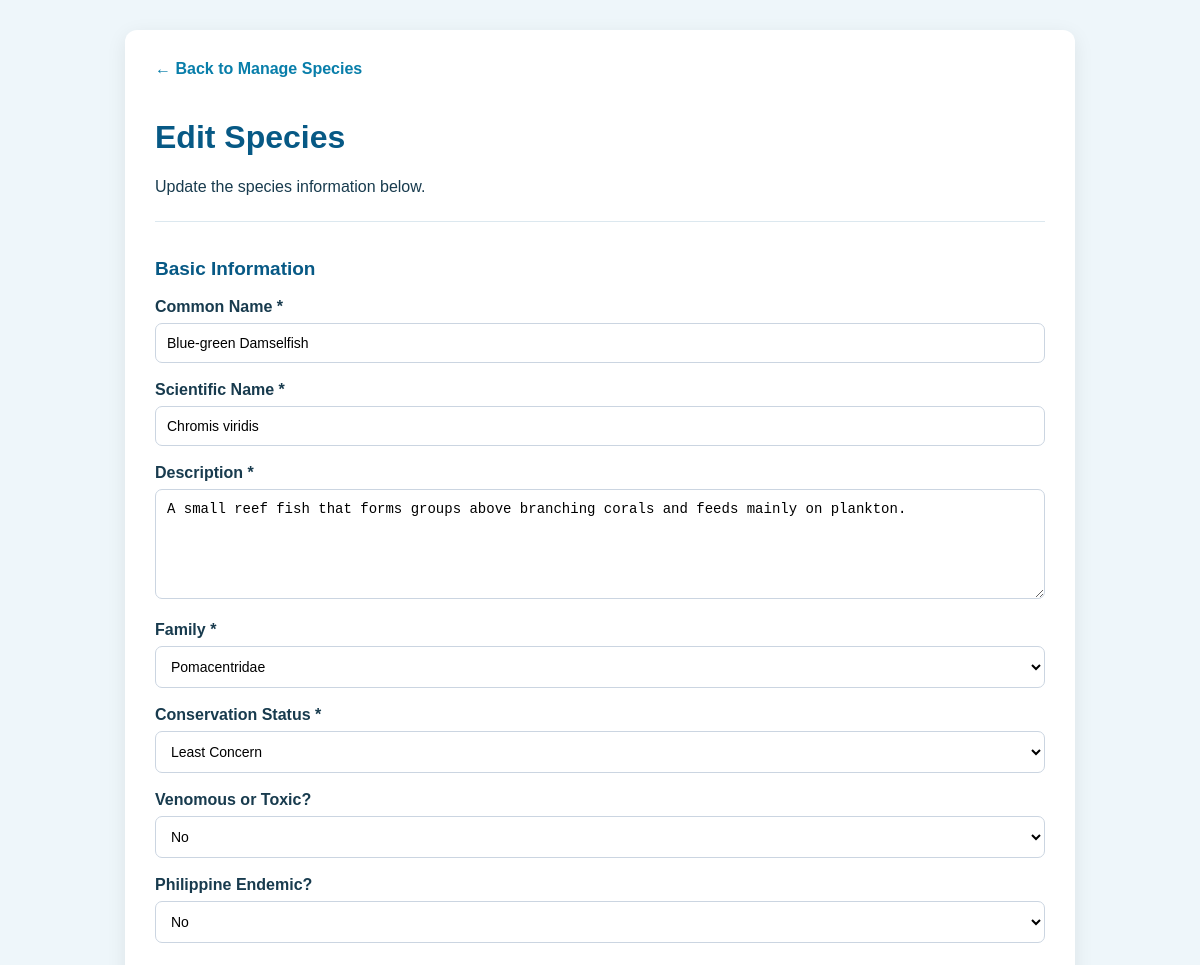
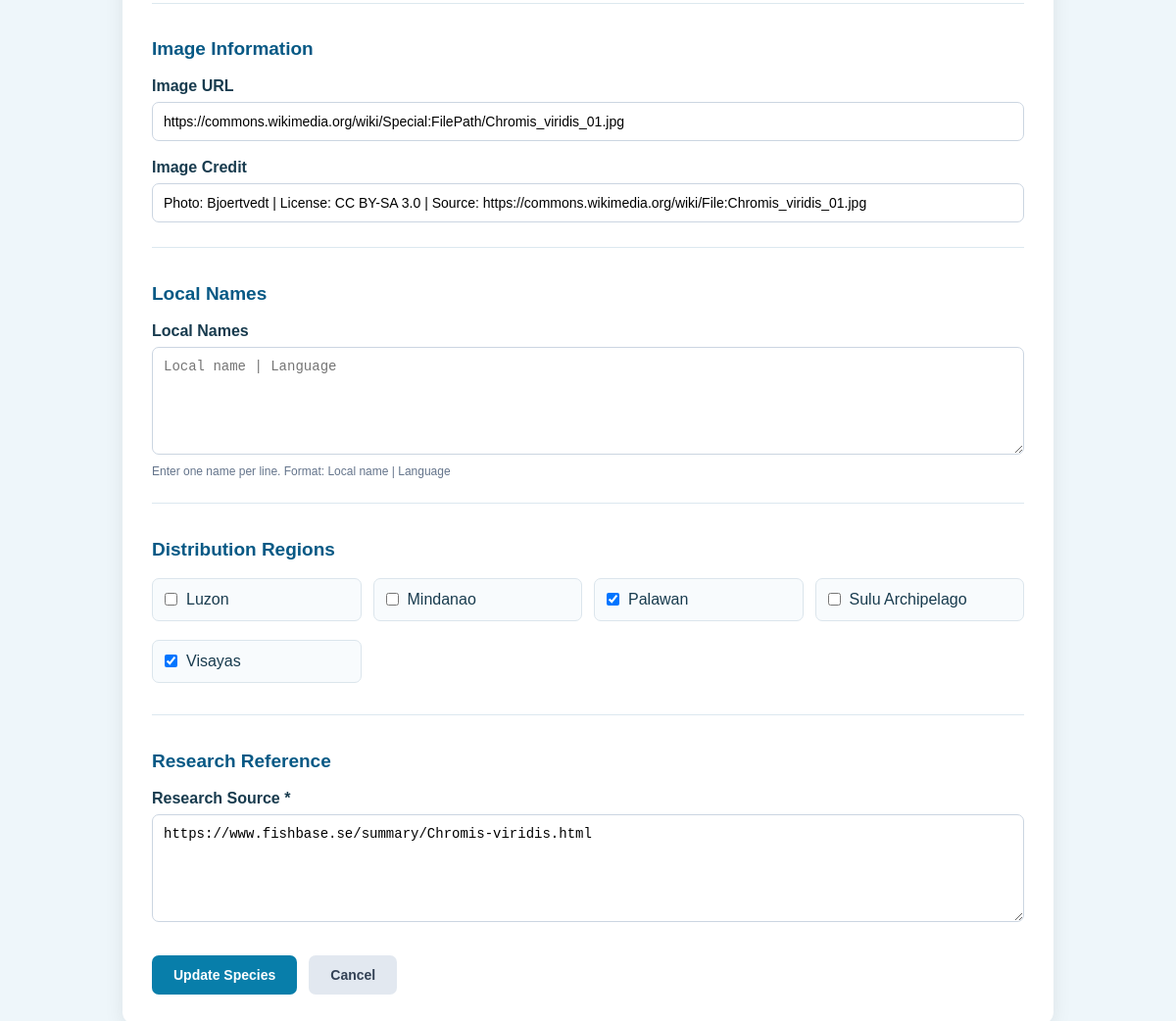
The page /admin/edit-species.php?id=5 (signed in) on the database its author committed (2 pictures, top to bottom).
### tables this page shows
CREATE TABLE `species` (
  `id` int(11) NOT NULL,
  `scientific_name` varchar(200) NOT NULL,
  `common_name` varchar(200) NOT NULL,
  `description` text NOT NULL,
  `venomous_or_toxic` enum('Yes','No') NOT NULL DEFAULT 'No',
  `is_endemic` enum('Yes','No') NOT NULL DEFAULT 'No',
  `family_id` int(11) NOT NULL,
  `status_id` int(11) NOT NULL,
  `image_url` text DEFAULT NULL,
  `image_credit` varchar(500) DEFAULT NULL,
  `source` text NOT NULL
);

CREATE TABLE `family` (
  `id` int(11) NOT NULL,
  `family_name` varchar(150) NOT NULL
);

CREATE TABLE `conservation_status` (
  `id` int(11) NOT NULL,
  `status_name` varchar(100) NOT NULL
);

CREATE TABLE `region` (
  `id` int(11) NOT NULL,
  `region_name` varchar(150) NOT NULL
);

### admin/edit-species.php (the view, shortened to what this page needs)
<?php
require_once __DIR__ . '/../config/database.php';
function escape(mixed $value): string {
    return htmlspecialchars((string)($value ?? ''), ENT_QUOTES, 'UTF-8');
}
$id = filter_input(INPUT_GET, 'id', FILTER_VALIDATE_INT);
$stmt = $pdo->prepare("
    SELECT *
    FROM species
    WHERE id = ?
");
$stmt->execute([$id]);
$species = $stmt->fetch();
$families = $pdo->query("
    SELECT * FROM family ORDER BY family_name
")->fetchAll();
$statuses = $pdo->query("
    SELECT * FROM conservation_status ORDER BY status_name
")->fetchAll();
$regions = $pdo->query("
    SELECT * FROM region ORDER BY region_name
")->fetchAll();
$regionStmt = $pdo->prepare("
    SELECT region_id
    FROM species_region
    WHERE species_id = ?
");
$regionStmt->execute([$id]);
$selectedRegions = array_map(
    'intval',
    array_column($regionStmt->fetchAll(), 'region_id')
);
$errors = [];
if ($_SERVER["REQUEST_METHOD"] === "POST") {
    $common_name = trim($_POST["common_name"] ?? "");
    $scientific_name = trim($_POST["scientific_name"] ?? "");
    $description = trim($_POST["description"] ?? "");
    $family_id = filter_var($_POST["family_id"] ?? "", FILTER_VALIDATE_INT);
    $status_id = filter_var($_POST["status_id"] ?? "", FILTER_VALIDATE_INT);
    $venomous = $_POST["venomous_or_toxic"] ?? "No";
    $endemic = $_POST["is_endemic"] ?? "No";
    $image_url = trim($_POST["image_url"] ?? "");
    $image_credit = trim($_POST["image_credit"] ?? "");
    $source = trim($_POST["source"] ?? "");
    $local_names_text = trim($_POST["local_names"] ?? "");
    $postedRegions = $_POST["regions"] ?? [];
    if ($common_name === "") {
        $errors[] = "Common name is required.";
    }
    if ($scientific_name === "") {
        $errors[] = "Scientific name is required.";
    }
    if ($description === "") {
        $errors[] = "Description is required.";
    }
    if (!$family_id || !in_array($family_id, array_map('intval', array_column($families, 'id')), true)) {
        $errors[] = "Please select a valid family.";
    }
    if (!$status_id || !in_array($status_id, array_map('intval', array_column($statuses, 'id')), true)) {
        $errors[] = "Please select a valid conservation status.";
    }
    if (!in_array($venomous, ["Yes", "No"], true)) {
        $errors[] = "Invalid venomous or toxic selection.";
    }
    if (!in_array($endemic, ["Yes", "No"], true)) {
        $errors[] = "Invalid endemic selection.";
    }
    if ($source === "") {
        $errors[] = "Research source is required.";
    }
    if ($image_url !== "" && !filter_var($image_url, FILTER_VALIDATE_URL)) {
        $errors[] = "Please enter a valid image URL.";
    }
    if (!is_array($postedRegions)) {
        $postedRegions = [];
        $errors[] = "Invalid region selection.";
    }
    $validRegionIds = array_map('intval', array_column($regions, 'id'));
    foreach ($postedRegions as $regionId) {
        if (
            !filter_var($regionId, FILTER_VALIDATE_INT) ||
            !in_array((int)$regionId, $validRegionIds, true)
        ) {
            $errors[] = "One or more selected regions are invalid.";
            break;
        }
    }
    $parsedLocalNames = [];
    if ($local_names_text !== "") {
        $lines = preg_split("/\r\n|\n|\r/", $local_names_text);
        foreach ($lines as $line) {
            $line = trim($line);
            if ($line === "") {
                continue;
            }
            $parts = explode("|", $line, 2);
            if (count($parts) !== 2 || trim($parts[0]) === "" || trim($parts[1]) === "") {
                $errors[] = "Use this format for local names: Name | Language.";
                break;
            }
            $parsedLocalNames[] = [
                "name" => trim($parts[0]),
                "language" => trim($parts[1])
            ];
        }
    }
    if (empty($errors)) {
        try {
            $pdo->beginTransaction();
            $update = $pdo->prepare("
                UPDATE species SET
                    common_name = ?,
                    scientific_name = ?,
                    description = ?,
                    venomous_or_toxic = ?,
                    is_endemic = ?,
                    family_id = ?,
                    status_id = ?,
                    image_url = ?,
                    image_credit = ?,
                    source = ?
                WHERE id = ?
            ");
            $update->execute([
                $common_name,
                $scientific_name,
                $description,
                $venomous,
                $endemic,
                $family_id,
                $status_id,
                $image_url !== "" ? $image_url : null,
                $image_credit !== "" ? $image_credit : null,
                $source,
                $id
            ]);
            $deleteLocal = $pdo->prepare("
                DELETE FROM local_name WHERE species_id = ?
            ");
            $deleteLocal->execute([$id]);
            if (!empty($parsedLocalNames)) {
                $insertLocal = $pdo->prepare("
                    INSERT INTO local_name (species_id, name, language)
                    VALUES (?, ?, ?)
                ");
                foreach ($parsedLocalNames as $local) {
                    $insertLocal->execute([
                        $id,
                        $local["name"],
                        $local["language"]
                    ]);
                }
            }
            $deleteRegions = $pdo->prepare("
                DELETE FROM species_region WHERE species_id = ?
            ");
            $deleteRegions->execute([$id]);
            if (!empty($postedRegions)) {
                $insertRegion = $pdo->prepare("
                    INSERT INTO species_region (species_id, region_id)
                    VALUES (?, ?)
                ");
                foreach (array_unique(array_map('intval', $postedRegions)) as $regionId) {
                    $insertRegion->execute([$id, $regionId]);
                }
            }
            $pdo->commit();
            header("Location: species.php?updated=1");
            exit;
        } catch (PDOException $e) {
            if ($pdo->inTransaction()) {
                $pdo->rollBack();
            }
            error_log("PinoyDex edit species error: " . $e->getMessage());
            $errors[] = "Unable to update species. Please try again.";
        }
    }
    $species = array_merge($species, [
        'common_name' => $common_name,
        'scientific_name' => $scientific_name,
        'description' => $description,
        'family_id' => $family_id,
        'status_id' => $status_id,
        'venomous_or_toxic' => $venomous,
        'is_endemic' => $endemic,
        'image_url' => $image_url,
        'image_credit' => $image_credit,
        'source' => $source
    ]);
    $localNames = $parsedLocalNames;
    $selectedRegions = array_map('intval', $postedRegions);
} else {
    $local_names_text = "";
}
?>
<!DOCTYPE html>
<html lang="en">
<head>
</head>
<body>
<div class="container">
    <a href="species.php" class="back-link">
        &larr; Back to Manage Species
    </a>
    <h1>Edit Species</h1>
    <p>Update the species information below.</p>
    <form method="POST">
        <div class="form-section">
            <h2>Basic Information</h2>
            <div class="form-group">
                <label>Common Name *</label>
                <input
                    type="text"
                    name="common_name"
                    value="<?= escape($species['common_name']) ?>"
                    required
                >
            </div>
            <div class="form-group">
                <label>Scientific Name *</label>
                <input
                    type="text"
                    name="scientific_name"
                    value="<?= escape($species['scientific_name']) ?>"
                    required
                >
            </div>
            <div class="form-group">
                <label>Description *</label>
                <textarea name="description" required><?= escape($species['description']) ?></textarea>
            </div>
            <div class="form-group">
                <label>Family *</label>
                <select name="family_id" required>
                    <?php foreach ($families as $family): ?>
                        <option
                            value="<?= (int)$family['id'] ?>"
                            <?= (int)$species['family_id'] === (int)$family['id'] ? 'selected' : '' ?>
                        >
                            <?= escape($family['family_name']) ?>
                        </option>
                    <?php endforeach; ?>
                </select>
            </div>
            <div class="form-group">
                <label>Conservation Status *</label>
                <select name="status_id" required>
                    <?php foreach ($statuses as $status): ?>
                        <option
                            value="<?= (int)$status['id'] ?>"
                            <?= (int)$species['status_id'] === (int)$status['id'] ? 'selected' : '' ?>
                        >
                            <?= escape($status['status_name']) ?>
                        </option>
                    <?php endforeach; ?>
                </select>
            </div>
            <div class="form-group">
                <label>Venomous or Toxic?</label>
                <select name="venomous_or_toxic">
                    <option value="No" <?= $species['venomous_or_toxic'] === 'No' ? 'selected' : '' ?>>No</option>
                </select>
            </div>
            <div class="form-group">
                <label>Philippine Endemic?</label>
                <select name="is_endemic">
                    <option value="No" <?= $species['is_endemic'] === 'No' ? 'selected' : '' ?>>No</option>
                </select>
            </div>
        </div>
        <div class="form-section">
            <h2>Image Information</h2>
            <div class="form-group">
                <label>Image URL</label>
                <input
                    type="url"
                    name="image_url"
                    value="<?= escape($species['image_url']) ?>"
                >
            </div>
            <div class="form-group">
                <label>Image Credit</label>
                <input
                    type="text"
                    name="image_credit"
                    value="<?= escape($species['image_credit']) ?>"
                >
            </div>
        </div>
        <div class="form-section">
            <h2>Local Names</h2>
            <div class="form-group">
                <label>Local Names</label>
                <textarea
                    name="local_names"
                    placeholder="Local name | Language"
                ><?= escape($local_names_text) ?></textarea>
                <span class="help">
                    Enter one name per line. Format: Local name | Language
                </span>
            </div>
        </div>
        <div class="form-section">
            <h2>Distribution Regions</h2>
            <div class="region-grid">
                <?php foreach ($regions as $region): ?>
                    <label class="region-option">
                        <input
                            type="checkbox"
                            name="regions[]"
                            value="<?= (int)$region['id'] ?>"
                            <?= in_array((int)$region['id'], $selectedRegions, true) ? 'checked' : '' ?>
                        >
                        <?= escape($region['region_name']) ?>
                    </label>
                <?php endforeach; ?>
            </div>
        </div>
        <div class="form-section">
            <h2>Research Reference</h2>
            <div class="form-group">
                <label>Research Source *</label>
                <textarea
                    name="source"
                    required
                ><?= escape($species['source']) ?></textarea>
            </div>
        </div>
        <div class="button-group">
            <button type="submit">
                Update Species
            </button>
            <a href="species.php" class="cancel-button">
                Cancel
            </a>
        </div>
    </form>
</div>
</body>
</html>

### admin/edit-species.php (style rules this page uses)
* { box-sizing: border-box; }
body { margin: 0; padding: 30px 15px; background: #eef6fa; font-family: Arial, sans-serif; color: #183b4e; }
.container { max-width: 950px; margin: auto; background: white; padding: 30px; border-radius: 12px; box-shadow: 0 5px 20px rgba(0,0,0,0.08); }
h1, h2 { color: #075985; }
.back-link { display: inline-block; margin-bottom: 20px; color: #087eaa; text-decoration: none; font-weight: bold; }
.form-section { margin-top: 25px; padding-top: 20px; border-top: 1px solid #dce8ef; }
.form-section h2 { font-size: 19px; margin-bottom: 18px; }
.form-group { margin-bottom: 18px; }
label { display: block; font-weight: bold; margin-bottom: 7px; }
input, textarea, select { width: 100%; padding: 11px; border: 1px solid #cbd5e1; border-radius: 7px; font-size: 14px; background: white; }
textarea { min-height: 110px; resize: vertical; }
.help { display: block; margin-top: 6px; font-size: 12px; color: #64748b; }
.region-grid { display: grid; grid-template-columns: repeat(auto-fit, minmax(180px, 1fr)); gap: 12px; }
.region-option { display: flex; align-items: center; gap: 9px; padding: 12px; border: 1px solid #dbe5ec; border-radius: 7px; background: #f8fbfd; font-weight: normal; }
.region-option input { width: auto; margin: 0; }
.button-group { display: flex; gap: 12px; margin-top: 30px; }
button, .cancel-button { padding: 12px 22px; border: none; border-radius: 7px; font-size: 14px; font-weight: bold; text-decoration: none; cursor: pointer; }
button { background: #087eaa; color: white; }
.cancel-button { background: #e2e8f0; color: #334155; }

### rows shown on the page
species: common_name "Blue-green Damselfish", scientific_name "Chromis viridis", description "A small reef fish that forms groups above branching corals and feeds mainly on plankton.", family_id "Pomacentridae", status_id "Least Concern", venomous_or_toxic "No", is_endemic "No", image_url "https://commons.wikimedia.org/wiki/Special:FilePath/Chromis_viridis_01.jpg", image_credit "Photo: Bjoertvedt | License: CC BY-SA 3.0 | Source: https://commons.wikimedia.org/wiki/File:Chromis_viridis_01.jpg", source "https://www.fishbase.se/summary/Chromis-viridis.html"
region: region_name "Luzon"
region: region_name "Mindanao"
region: id "☑", region_name "Palawan"
region: region_name "Sulu Archipelago"
region: id "☑", region_name "Visayas"
